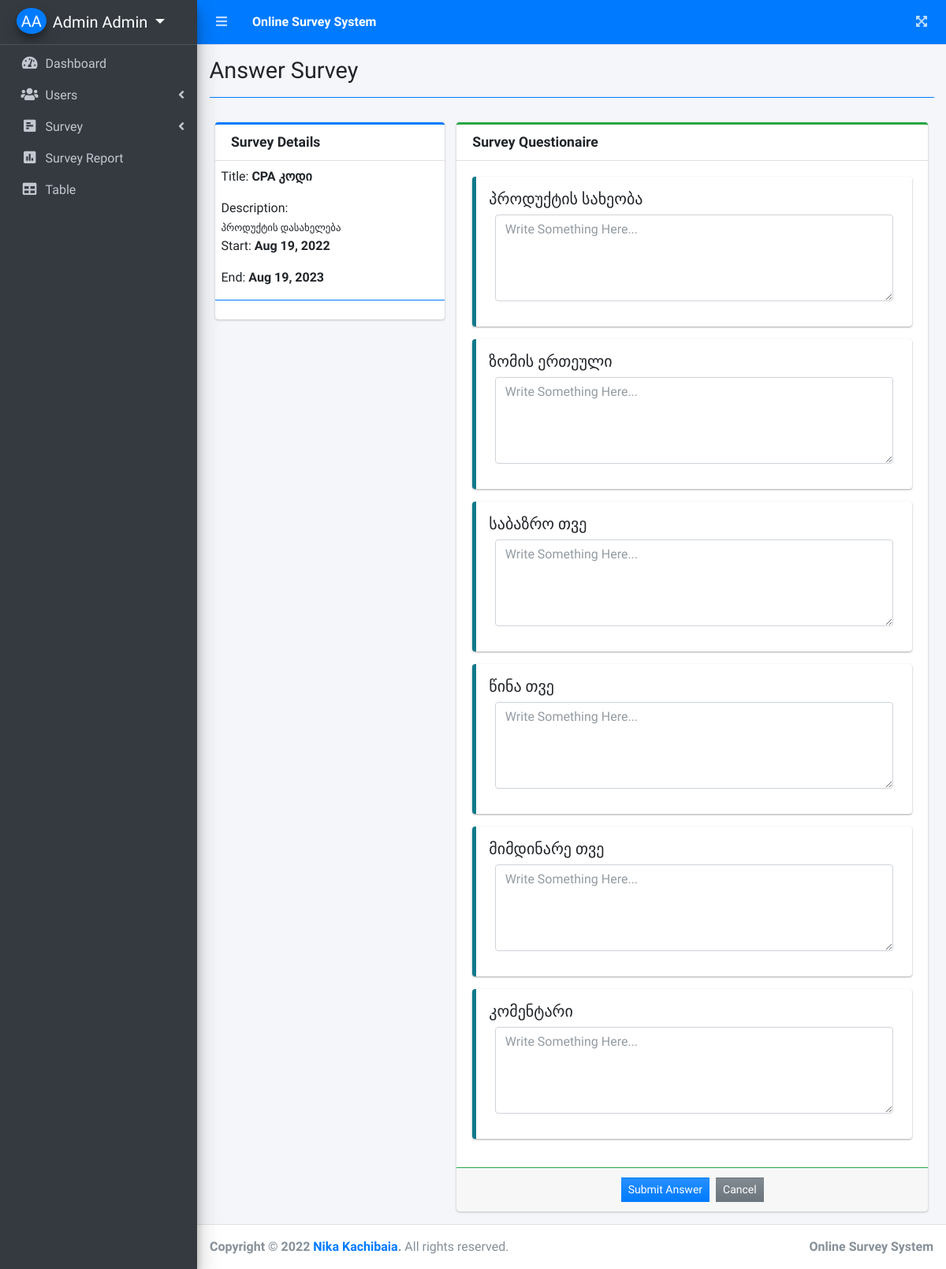
Screenshot of /index.php?page=answer_survey&id=6 (signed in) with the database file from the repository.
### tables this page shows
CREATE TABLE `questions` (
  `id` int(30) NOT NULL,
  `question` text NOT NULL,
  `frm_option` text NOT NULL,
  `type` varchar(50) NOT NULL,
  `order_by` int(11) NOT NULL,
  `survey_id` int(30) NOT NULL,
  `date_created` datetime NOT NULL DEFAULT current_timestamp()
);

### answer_survey.php (the view, shortened to what this page needs)
<?php include 'db_connect.php' ?>
<div class="col-lg-12">
	<div class="row">
		<div class="col-md-4">
			<div class="card card-outline card-primary">
				<div class="card-header">
					<h3 class="card-title"><b>Survey Details</b></h3>
				</div>
				<div class="card-body p-0 py-2">
					<div class="container-fluid">
						<p>Title: <b><?php echo $stitle ?></b></p>
						<p class="mb-0">Description:</p>
						<small><?php echo $description; ?></small>
						<p>Start: <b><?php echo date("M d, Y",strtotime($start_date)) ?></b></p>
						<p>End: <b><?php echo date("M d, Y",strtotime($end_date)) ?></b></p>
					</div>
					<hr class="border-primary">
				</div>
			</div>
		</div>
		<div class="col-md-8">
			<div class="card card-outline card-success">
				<div class="card-header">
					<h3 class="card-title"><b>Survey Questionaire</b></h3>
				</div>
				<form action="" id="manage-survey">
				<div class="card-body ui-sortable">
					<?php
					$question = $conn->query("SELECT * FROM questions where survey_id = $id order by abs(order_by) asc,abs(id) asc");
					while($row=$question->fetch_assoc()):
					?>
					<div class="callout callout-info">
						<h5><?php echo $row['question'] ?></h5>
						<div class="col-md-12">
							<?php
								if($row['type'] == 'radio_opt'):
									foreach(json_decode($row['frm_option']) as $k => $v):
							?>
							<div class="icheck-primary">
		                        <input type="radio" id="option_<?php echo $k ?>" name="answer[<?php echo $row['id'] ?>]" value="<?php echo $k ?>" checked="">
		                        <label for="option_<?php echo $k ?>"><?php echo $v ?></label>
		                     </div>
								<?php endforeach; ?>
						<?php else: ?>
							<div class="form-group">
								<textarea name="answer[<?php echo $row['id'] ?>]" id="" cols="30" rows="4" class="form-control" placeholder="Write Something Here..." ></textarea>
							</div>
						<?php endif; ?>
						</div>
					</div>
					<?php endwhile; ?>
				</div>
				</form>
				<div class="card-footer border-top border-success">
					<div class="d-flex w-100 justify-content-center">
						<button class="btn btn-sm btn-flat bg-gradient-primary mx-1" form="manage-survey">Submit Answer</button>
						<button class="btn btn-sm btn-flat bg-gradient-secondary mx-1" type="button" onclick="location.href = 'index.php?page=survey_widget'">Cancel</button>
					</div>
				</div>
			</div>
		</div>
	</div>
</div>

### rows the page displays
questions: question "პროდუქტის სახეობა", id "Write Something Here..."
questions: question "ზომის ერთეული", id "Write Something Here..."
questions: question "საბაზრო თვე", id "Write Something Here..."
questions: question "წინა თვე", id "Write Something Here..."
questions: question "მიმდინარე თვე", id "Write Something Here..."
questions: question "კომენტარი", id "Write Something Here..."

### other values shown
$_SESSION['login_firstname'] . ' ' . $_SESSION['login_lastname'] "Admin Admin"
$title "Answer Survey"
$stitle "CPA კოდი"
$description "პროდუქტის დასახელება"
date("M d, Y",strtotime($start_date)) "Aug 19, 2022"
date("M d, Y",strtotime($end_date)) "Aug 19, 2023"
